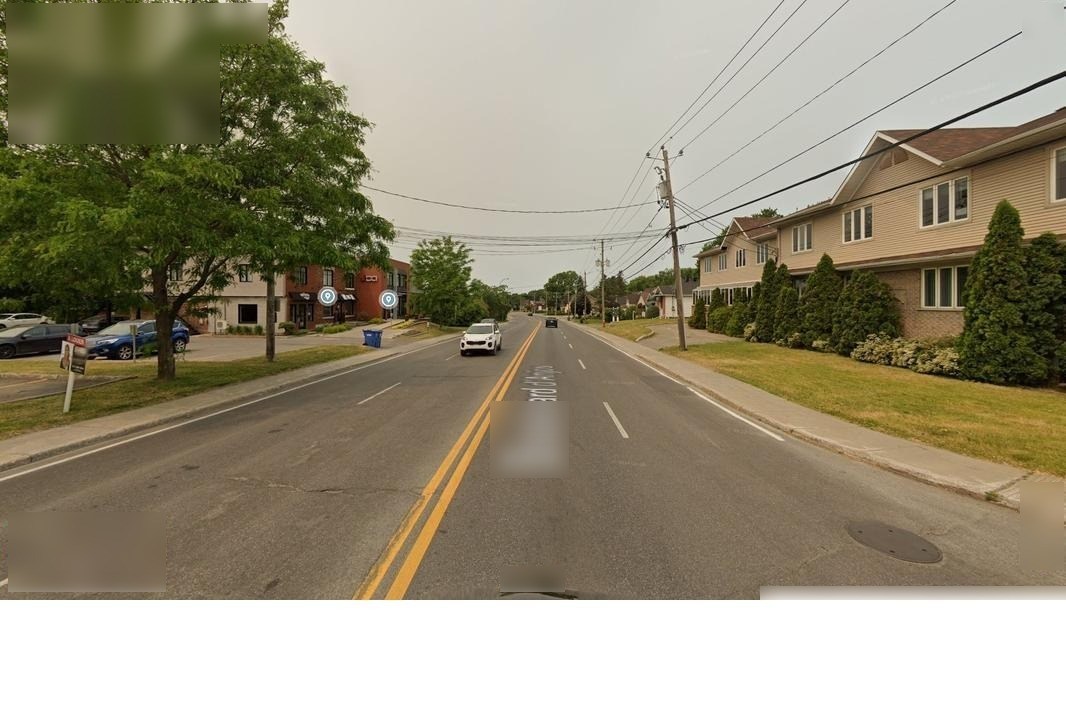
#> input picture fw_fr/files/background/missionu/10_2.jpg, 1066 x 725 px, given as the content of the folder files/background/missionu/3, which was not available
$ python textbox.py
#> lines starting #> are read from the running program, lines starting #| are printed output that depends on the picture
import os
from PIL import Image

# Directory containing the .jpg images
image_dir_in = 'files/background/missionu/3'
image_dir_out = 'files/background/missionu'
# Height of the white strip to add (in pixels)
white_strip_height = 125

# Process each image in the directory
for filename in os.listdir(image_dir_in):
    image_path = os.path.join(image_dir_in, filename)

    # Open the original image
    original_image = Image.open(image_path)
#> original_image is the input picture: PIL image 1066x725 RGB; mean R, G, B 152.6, 145.2, 123.6

    # Get the dimensions of the original image
    width, height = original_image.size
#> width = 1066; height = 725

    # Create a new image with additional space for the white strip
    new_height = height + white_strip_height
#> new_height = 850
    new_image = Image.new('RGB', (width, new_height), color='white')
#> new_image: PIL image 1066x850 RGB; every value is 255

    # Paste the original image onto the new image
    new_image.paste(original_image, (0, 0))
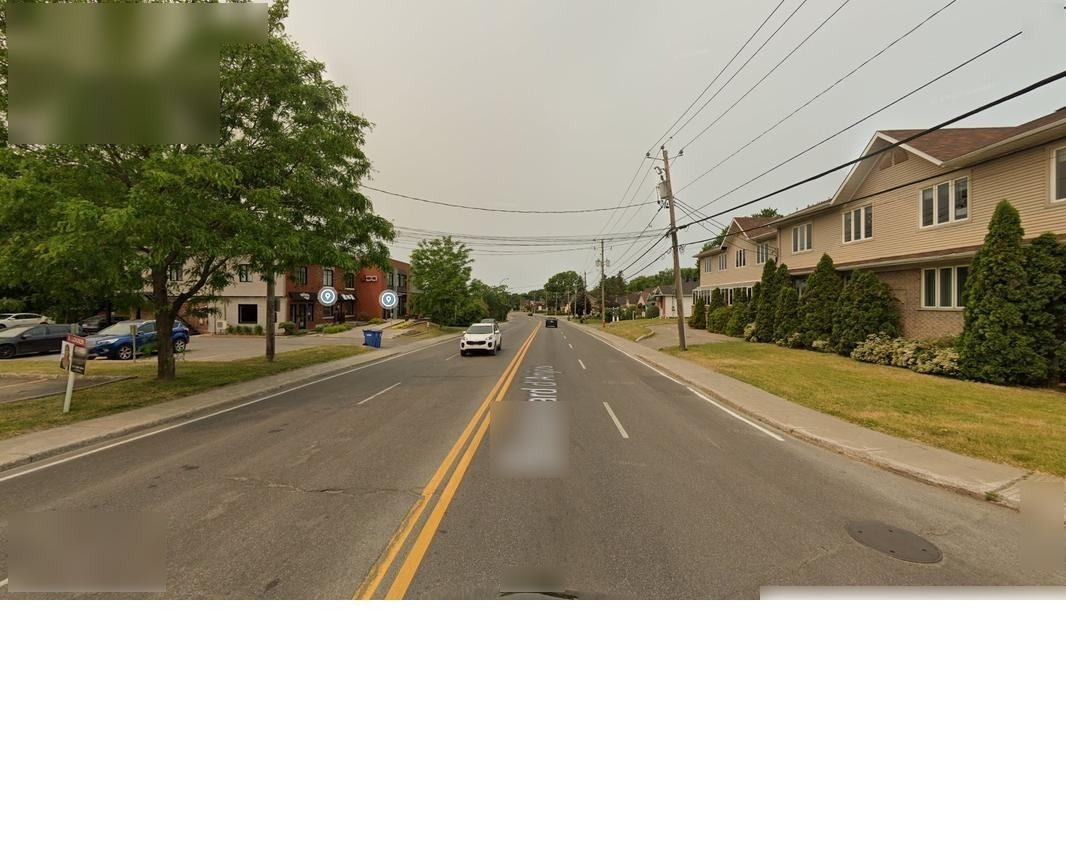
#> new_image: PIL image 1066x850 RGB; mean R, G, B 167.7, 161.3, 143

    #### EXCEPTIONAL FOR THIS MISSION, PUT BACK PNG ####
    # Save the new image with the original name followed by ".jpg"
    new_filename = os.path.splitext(filename)[0] + ".jpg"
    new_image_path = os.path.join(image_dir_out, new_filename)
    new_image.save(new_image_path)
    print(f'textbox and saved: {filename}')

print("Processing complete.")

$ run again, on fw_fr/files/background/missionu/36_4.jpg
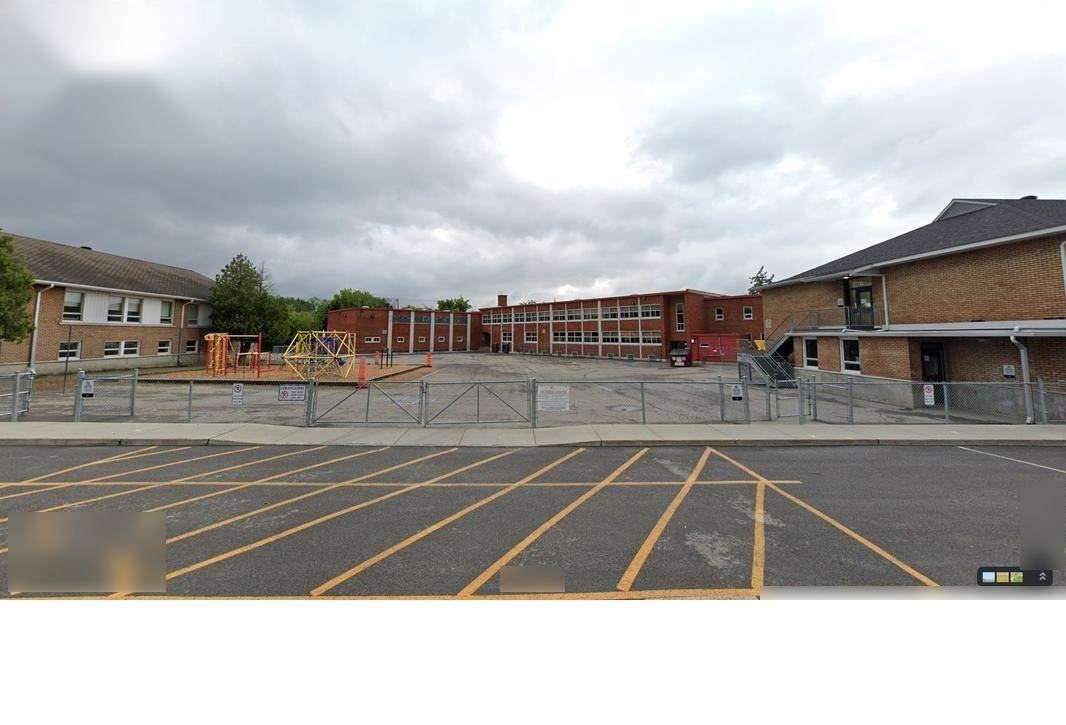
#> input picture fw_fr/files/background/missionu/36_4.jpg, 1066 x 725 px, given as the content of the folder files/background/missionu/3, which was not available
#> original_image is the input picture: PIL image 1066x725 RGB; mean R, G, B 173.3, 172.3, 170.3
#> `new_image.paste(original_image, (0, 0))`:
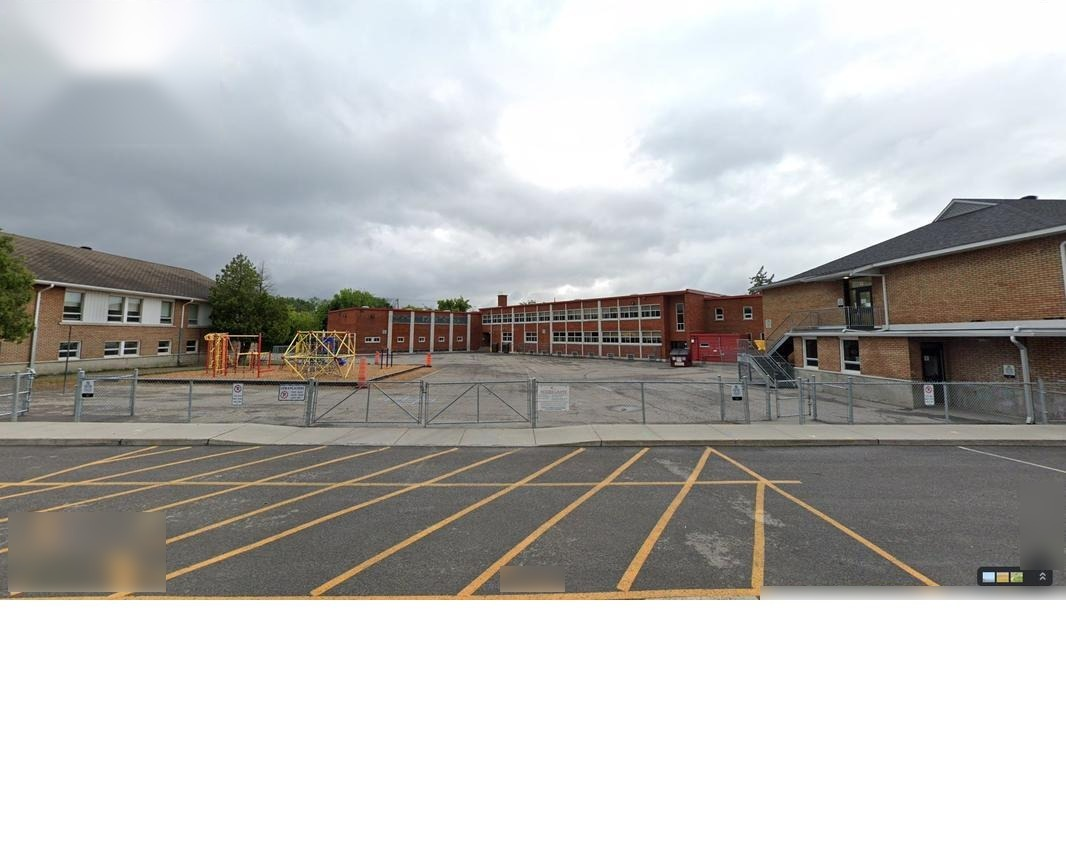
#> new_image: PIL image 1066x850 RGB; mean R, G, B 185.3, 184.5, 182.8

$ run again, on fw_fr/files/background/missionu/39_1.jpg
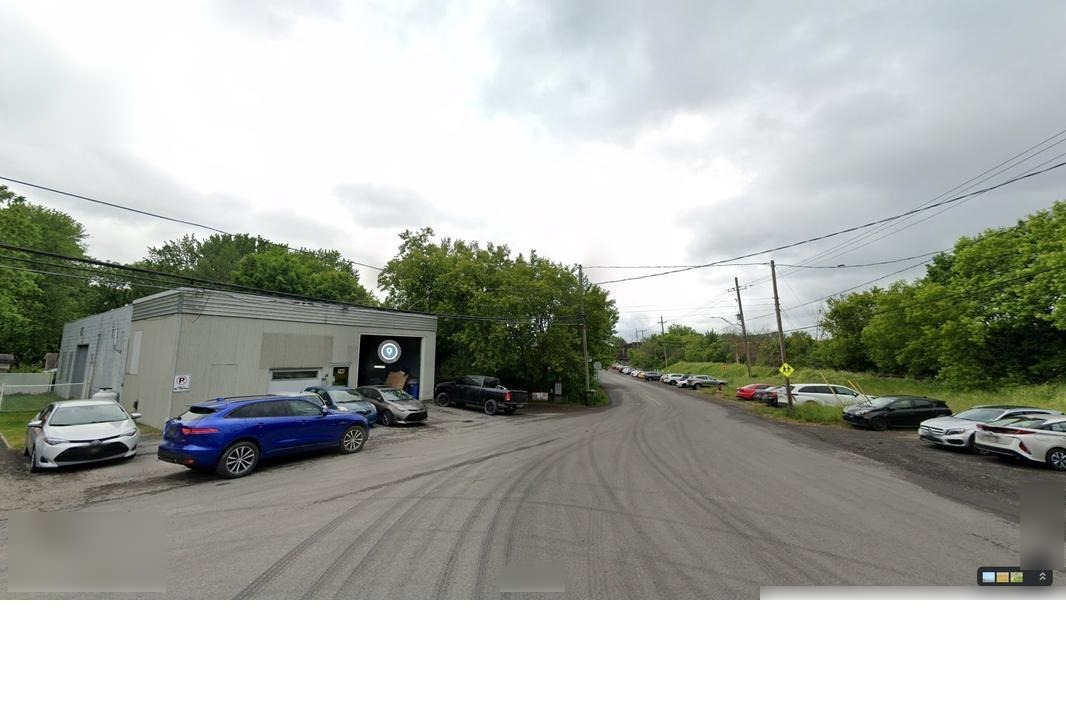
#> input picture fw_fr/files/background/missionu/39_1.jpg, 1066 x 725 px, given as the content of the folder files/background/missionu/3, which was not available
#> original_image is the input picture: PIL image 1066x725 RGB; mean R, G, B 173.7, 176.7, 171.1
#> `new_image.paste(original_image, (0, 0))`:
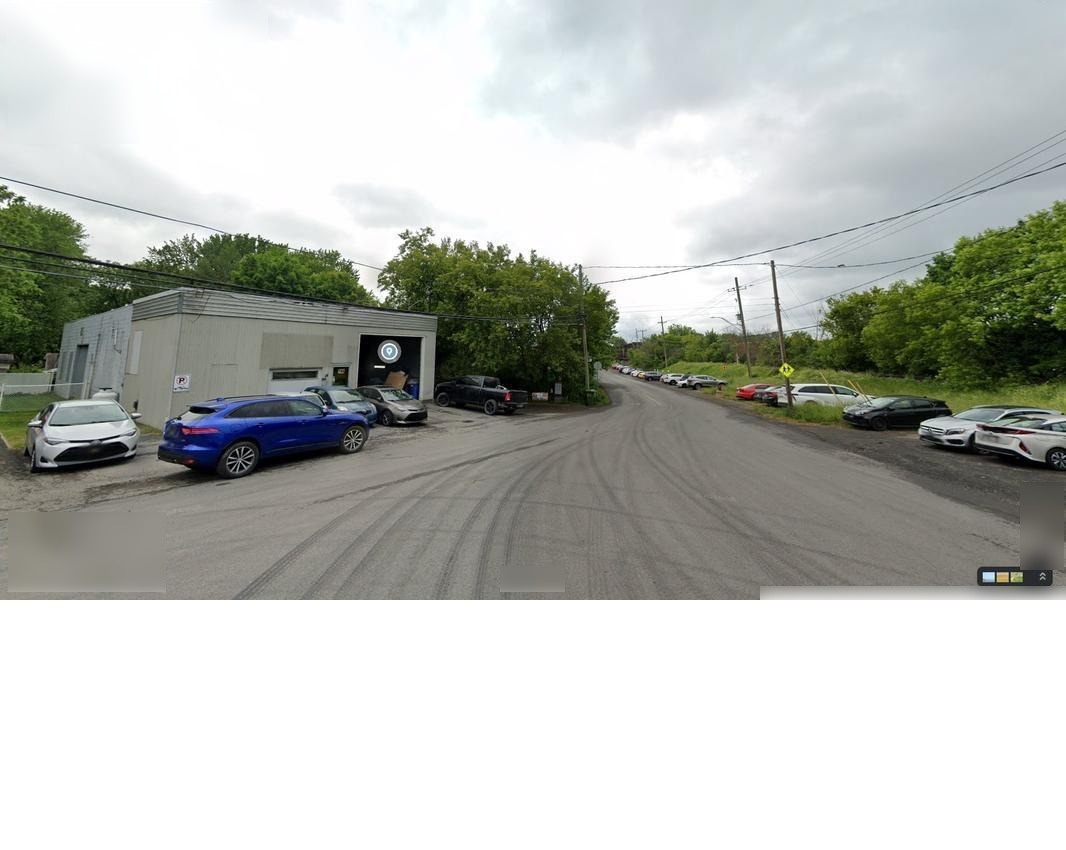
#> new_image: PIL image 1066x850 RGB; mean R, G, B 185.6, 188.2, 183.5

$ run again, on fw_fr/files/background/missionu/51_1.jpg
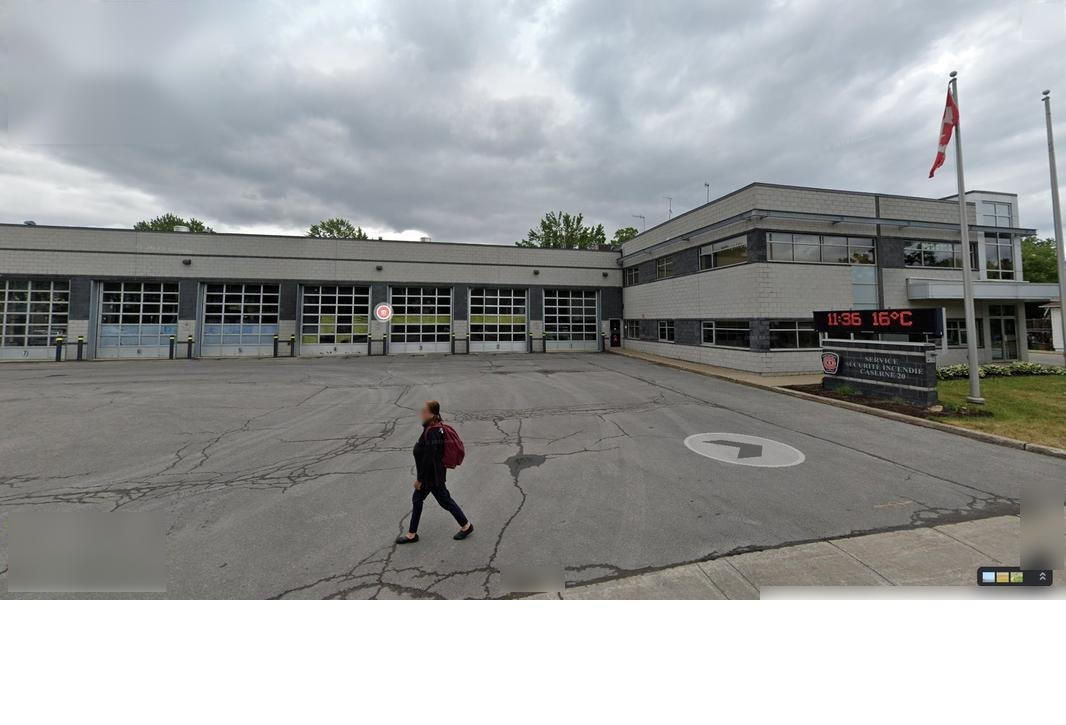
#> input picture fw_fr/files/background/missionu/51_1.jpg, 1066 x 725 px, given as the content of the folder files/background/missionu/3, which was not available
#> original_image is the input picture: PIL image 1066x725 RGB; mean R, G, B 154.9, 156.6, 156.7
#> `new_image.paste(original_image, (0, 0))`:
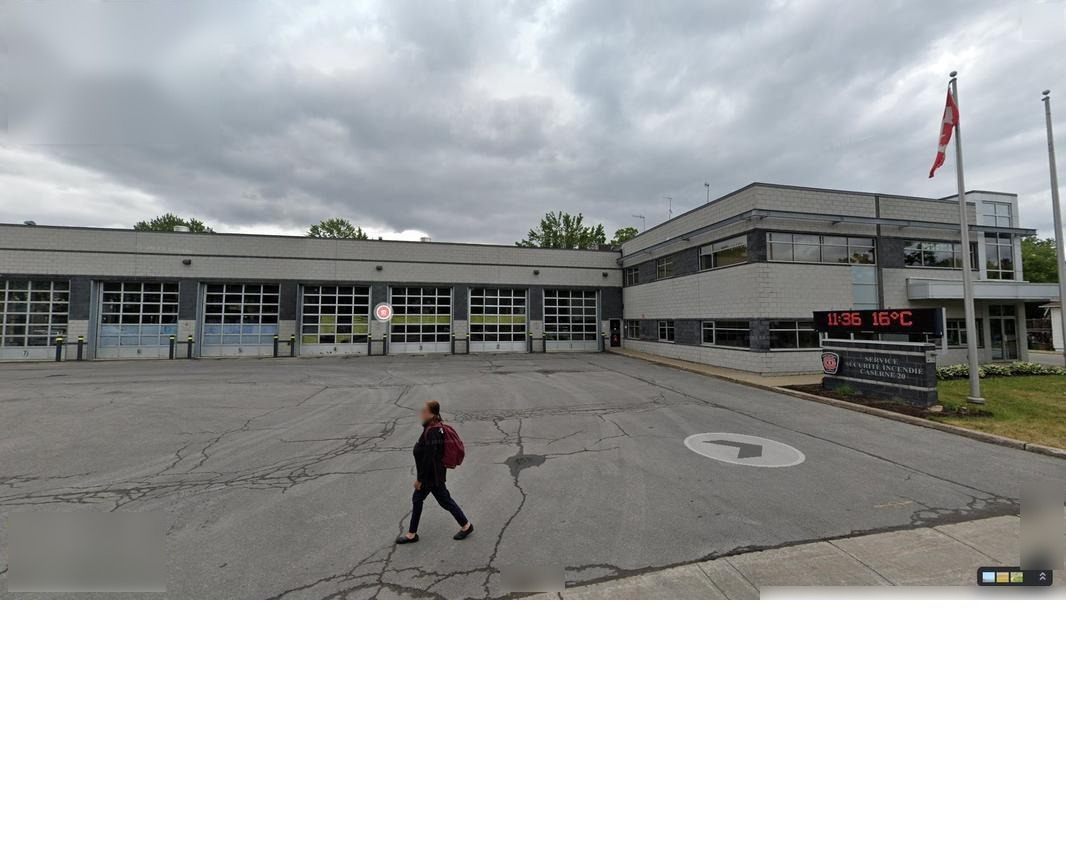
#> new_image: PIL image 1066x850 RGB; mean R, G, B 169.6, 171.1, 171.1
